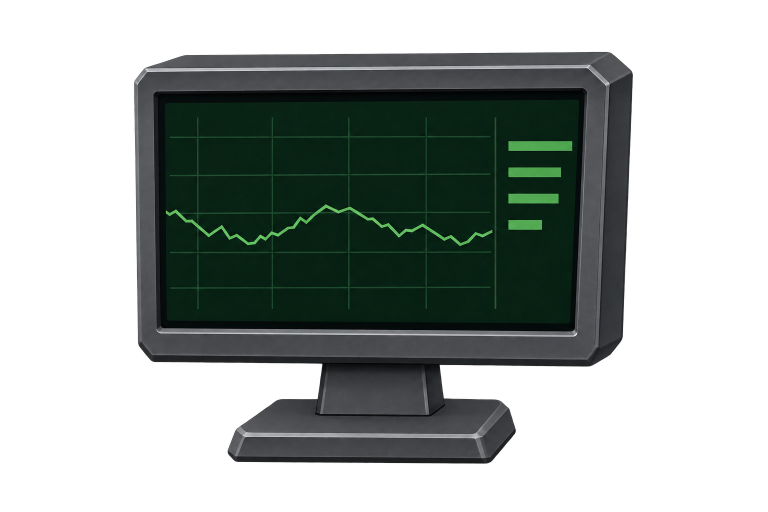
#> input picture sheets/terminal/trading_terminal/source/approved_monitor.png, 1536 x 1024 px (shown at 1/2 size)
$ python -i asset_utils.py   (imports and definitions only)
#> lines starting #> are read from the running program, lines starting #| are printed output that depends on the picture; after the words box and inside, x2 and y2 are one past the last pixel; in counts of white or black regions, pixels touching at a corner belong together
#> further down, picture is the input picture: PIL image 1536x1024 RGBA; mean R, G, B, A 25.5, 32.8, 30, 110.9
from pathlib import Path
from PIL import Image, ImageDraw, ImageFilter
from scipy import ndimage as ndi
import numpy as np
import math, io, os, json, hashlib, zipfile
ROOT=Path(__file__).resolve().parents[1]
S=512; SS=2; HI=S*SS; N=27; FPS=24
R=Image.Resampling.LANCZOS

def write_bytes(path,data):
    path=Path(path);path.parent.mkdir(parents=True,exist_ok=True)
    tmp=path.with_name(path.name+'.writing');tmp.write_bytes(data);os.replace(tmp,path)

def save(im,path,**kw):
    b=io.BytesIO();im.save(b,format={'.png':'PNG','.apng':'PNG','.gif':'GIF','.jpg':'JPEG'}[Path(path).suffix],**kw)
    write_bytes(path,b.getvalue())

def smooth(t):
    t=np.clip(t,0,1);return t*t*(3-2*t)

def clean(im):
    ar=np.array(im.convert('RGBA'))
    labels,_=ndi.label(ar[:,:,3]>180);counts=np.bincount(labels.ravel());counts[0]=0
#> after `labels, _ = ndi.label(ar[:, :, 3] > 180)`:
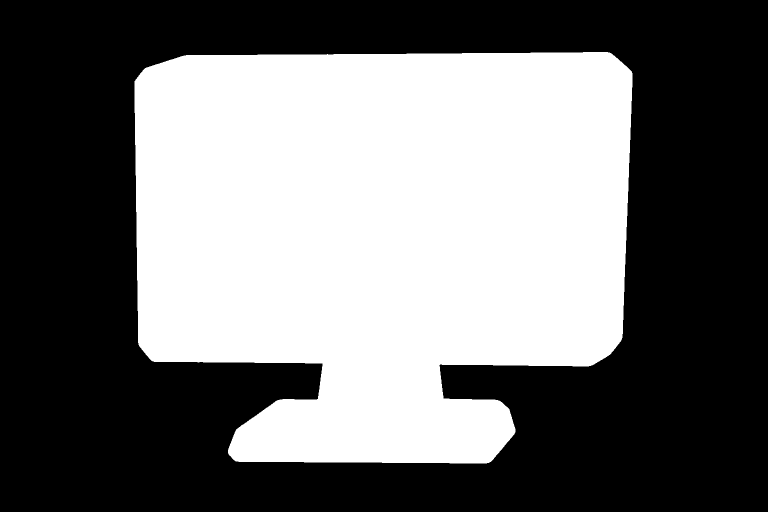
#> labels: shape (1024, 1536) int32 (shown at 1/2 size); values 0 (black) and 1 (white), 43.8% white; 1 white region, box (x1, y1, x2, y2) and area: (269, 104, 1265, 927) 688932
#> after `counts = np.bincount(labels.ravel())`: counts = [883932, 688932]
    mask=labels==counts.argmax();mask=ndi.binary_opening(mask,iterations=2)
#> after `mask = ndi.binary_opening(mask, iterations=2)`: mask: shape (1024, 1536) bool; 43.8% white; 1 white region, box (x1, y1, x2, y2) and area: (269, 104, 1265, 927) 688931
    mask=ndi.binary_closing(mask,iterations=2);mask=ndi.binary_erosion(mask,iterations=1)
#> after `mask = ndi.binary_closing(mask, iterations=2)`: mask: shape (1024, 1536) bool; 43.8% white; 1 white region, box (x1, y1, x2, y2) and area: (269, 104, 1265, 927) 688940
#> after `mask = ndi.binary_erosion(mask, iterations=1)`:
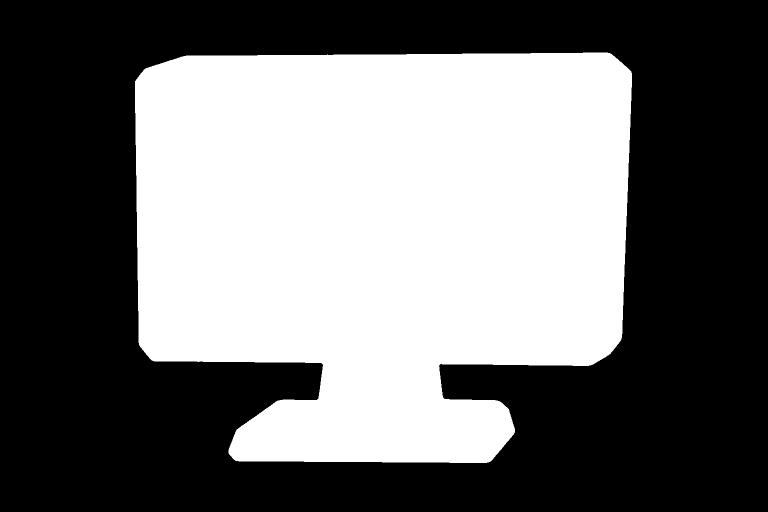
#> mask: shape (1024, 1536) bool (shown at 1/2 size); 43.6% white; 1 white region, box (x1, y1, x2, y2) and area: (270, 105, 1264, 926) 685028
    alpha=np.round(ndi.gaussian_filter(mask.astype(float),.8)*255).astype(np.uint8);alpha[alpha<2]=0
#> after `alpha[alpha < 2] = 0`: alpha: shape (1024, 1536); min 0, max 255, mean 111.1
    core=mask&(ar[:,:,3]>=245);_,idx=ndi.distance_transform_edt(~core,return_indices=True)
#> after `core = mask & (ar[:, :, 3] >= 245)`: core: shape (1024, 1536) bool; 43.5% white; 1 white region, box (x1, y1, x2, y2) and area: (270, 105, 1264, 926) 684903
    edge=(alpha>0)&~core;ar[edge,:3]=ar[idx[0][edge],idx[1][edge],:3]
#> after `edge = (alpha > 0) & ~core`:
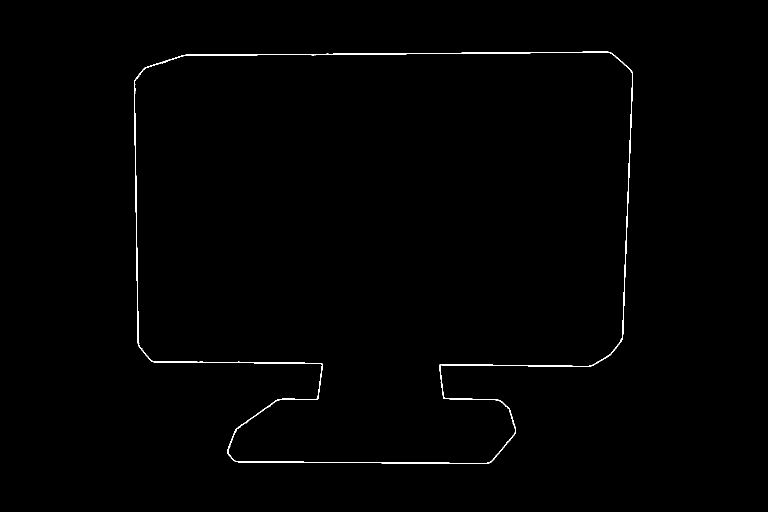
#> edge: shape (1024, 1536) bool (shown at 1/2 size); 0.53% white in thin lines or dots, all inside (x1, y1, x2, y2) = (268, 103, 1266, 928)
#> after `ar[edge, :3] = ar[idx[0][edge], idx[1][edge], :3]`:
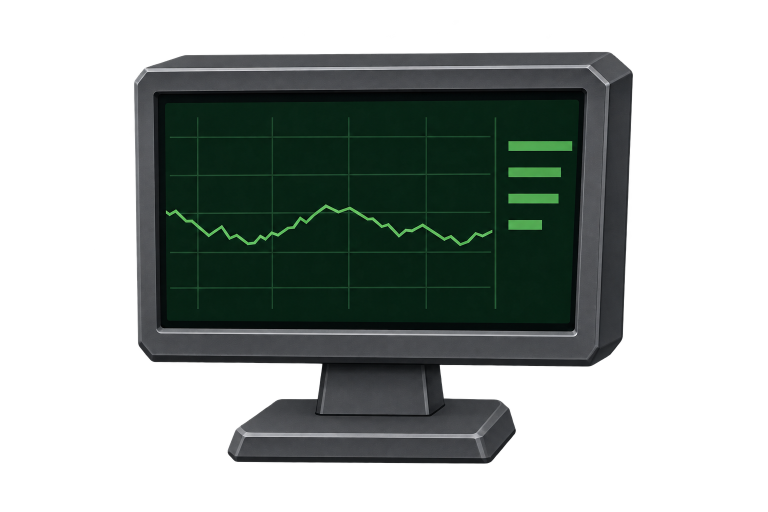
#> ar: shape (1024, 1536, 4) (shown at 1/2 size); 0.53% of pixels changed, all inside (x1, y1, x2, y2) = (268, 103, 1266, 928); transparent parts drawn white
    ar[:,:,3]=alpha;ar[alpha==0,:3]=0
    return Image.fromarray(ar)

# [48 lines left out: functions export, validate, previews, not called in this run]

>>> from PIL import Image
>>> picture = Image.open('approved_monitor.png')
>>> result = clean(picture)
